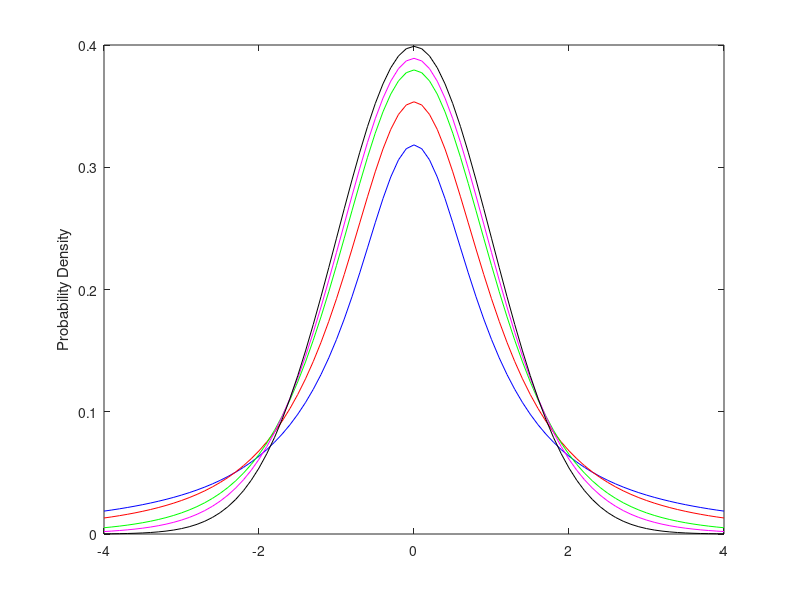

Here is the MATLAB script that generated this plot: (Note: this script raises an error after producing the figure.)
%% Example: Student t's Distributions
% The t distribution applies when neither mean nor variance of the random
% variables is known  a priori, and hence, must be estimated from the data.

% The difference between Gaussian and t distributions is especially
% important for small sample sizes. The are indistinguishable when the
% degrees of freedom exceeds 30.

%% Plotting t distributions against Normal distribution
% nu is the degrees of freedom
clear; close all; clf;
x = -4:0.1:4;

% nu = 1
figure(1);
plot(x,tpdf(x,1),'b')
hold on
% nu = 2
plot(x,tpdf(x,2),'r')
% nu = 5
plot(x,tpdf(x,5),'g')
% nu = 10
plot(x,tpdf(x,10),'m')
% normal distribution
pd = makedist('Normal');
plot(x,pdf(pd,x),'k')
hold off

ylabel 'Probability Density';
xlim([-4 4])
legend('\nu= 1','\nu = 2','\nu = 5','\nu = 10','N(0,1)', 'Location','ne')
title("Student's t distributions with varying degrees of freedom vs Normal distribution")

%% Plotting Noncentral t Distributions
% lambda is noncentrality parameter
x = -10:0.1:10;

% lambda  = 1, nu = 5
figure(2);
plot(x, nctpdf(x,5,1),'b')
% lambda = 3, nu = 5
hold on
plot(x,nctpdf(x,5,3),'r')
% lambda = 5, nu = 5
plot(x,nctpdf(x,5,5),'g')
% central t distribution, nu = 5
plot(x,tpdf(x,5),'k')
hold off

ylabel 'Probability Density'
xlim([-10 10]); ylim([0 0.4]);
legend('\lambda = 1','\lambda = 3','\lambda = 5','Central t distribution','Location','nw')
title 'Noncentral t distributions with \nu = 5 compared to Central t distribution with \nu = 5'